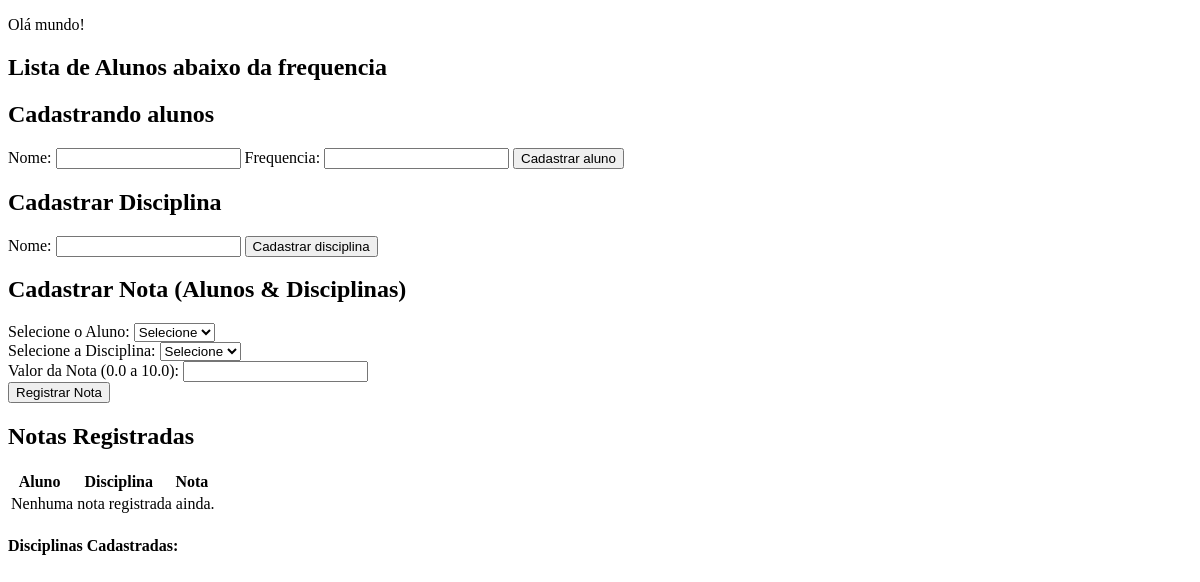
Before: / with the older database file.
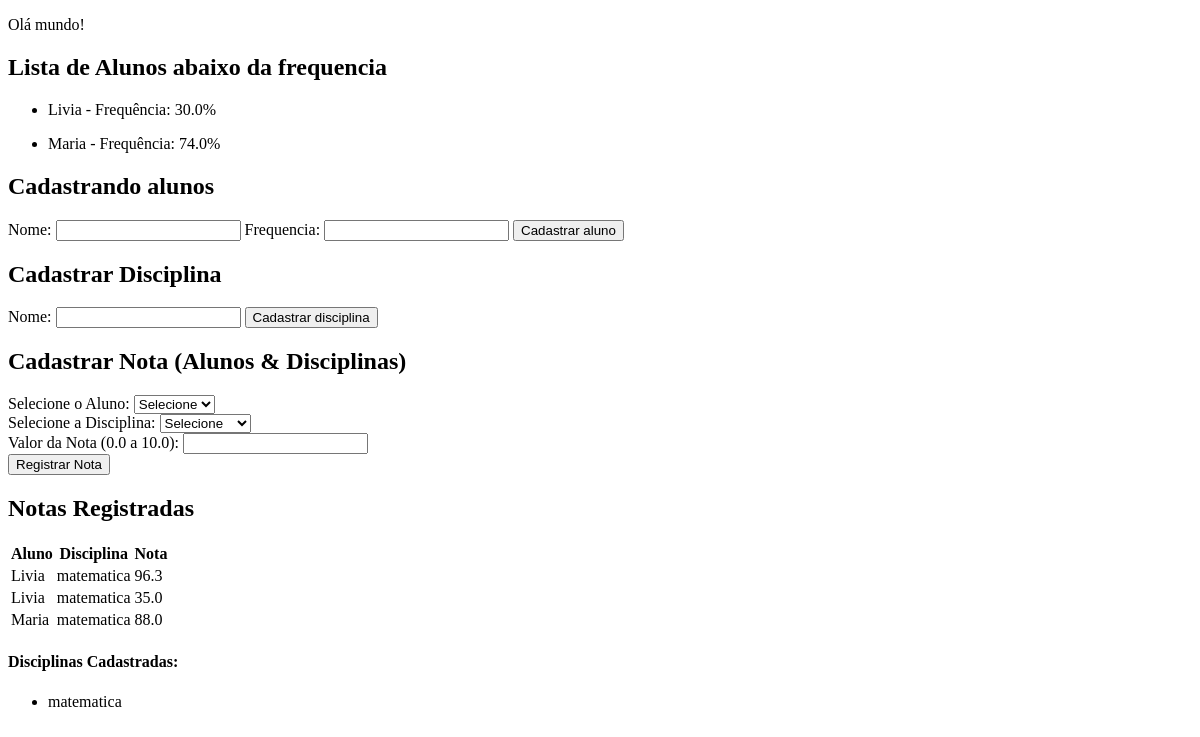
After: the same page with the newer database file.
### app.py (models this page shows)
class Aluno(db.Model):
    alu_id = db.Column(db.Integer, primary_key=True, autoincrement=True)
    alu_nome = db.Column(db.String(100), nullable=False)
    alu_frequencia = db.Column(db.Float, nullable=False)

class Notas(db.Model):
    not_id = db.Column(db.Integer, primary_key=True, autoincrement=True)
    alu_id = db.Column(db.Integer, db.ForeignKey('aluno.alu_id'), nullable=False)
    dis_id = db.Column(db.Integer, db.ForeignKey('disciplina') ,nullable=False)
    not_valor = db.Column(db.Float, nullable=False)
    aluno = db.relationship('Aluno', backref='notas_aluno')
    disciplina = db.relationship('Disciplina', backref='notas_disciplina')

class Disciplina(db.Model):
    dis_id = db.Column(db.Integer, primary_key=True, autoincrement=True)
    dis_nome = db.Column(db.String(100), nullable=False)

### app.py (the view)
@app.route('/')
def index():
    alunos = Aluno.query.all()
    disciplinas = Disciplina.query.all()
    notas = Notas.query.all()
    return render_template('index.html', alunos=alunos, disciplinas=disciplinas, notas=notas)

### templates/index.html (shortened to what this page needs)
<!DOCTYPE html>
<html lang="en">
<head>
</head>
<body>
    <p>Olá mundo!</p>
    <h2>Lista de Alunos abaixo da frequencia</h2>
    <ul>
        {% for aluno in alunos %}
            {% if aluno.alu_frequencia < 75 %}
                <li><p>{{ aluno.alu_nome }} - Frequência: {{ aluno.alu_frequencia }}%</p></li>
            {% endif %}
        {% endfor %}
    </ul>
    <h2>Cadastrando alunos</h2>
<form action="/create_aluno" method="POST">
	<label>Nome: </label>
	<input type="text" name="nome_aluno" required>
	<label>Frequencia: </label>
	<input type="text" name="frequencia" required>
	<button type="submit">Cadastrar aluno</button>
</form>
<h2>Cadastrar Disciplina</h2>
<form action="/create_disciplina" method="POST">
	<label>Nome: </label>
	<input type="text" name="nome_disciplina" required>
	<button type="submit">Cadastrar disciplina</button>
</form>
    <div class="bg-indigo-50 p-6 rounded-lg shadow-inner mb-8">
        <h2 class="text-2xl font-semibold text-indigo-800 mb-4 border-b pb-2">Cadastrar Nota (Alunos & Disciplinas)</h2>
        <form action="/create_nota" method="POST" class="space-y-4">
            <div class="flex flex-col">
                <label for="aluno_id" class="text-sm font-medium text-gray-700 mb-1">Selecione o Aluno:</label>
                <select name="aluno_id" id="aluno_id" required class="p-2 border border-gray-300 rounded-lg focus:ring-indigo-500 focus:border-indigo-500">
                 <option value="">Selecione</option>
                </select>
            </div>
            <div class="flex flex-col">
                <label for="disciplina_id" class="text-sm font-medium text-gray-700 mb-1">Selecione a Disciplina:</label>
                <select name="disciplina_id" id="disciplina_id" required
                        class="p-2 border border-gray-300 rounded-lg focus:ring-indigo-500 focus:border-indigo-500">
                    <option value="">Selecione</option>
                </select>
            </div>
            <div class="flex flex-col">
                <label for="nota_valor" class="text-sm font-medium text-gray-700 mb-1">Valor da Nota (0.0 a 10.0):</label>
                <input type="number" step="0.1" name="nota_valor" id="nota_valor" required min="0"
                       class="p-2 border border-gray-300 rounded-lg focus:ring-indigo-500 focus:border-indigo-500">
            </div>
            <button type="submit" class="w-full bg-indigo-600 text-white p-2 rounded-lg hover:bg-indigo-700 transition duration-150">
                Registrar Nota
            </button>
        </form>
    </div>
    <h2 class="text-2xl font-semibold text-gray-800 mb-4 border-b pb-2">Notas Registradas</h2>
    <div class="overflow-x-auto">
        <table class="min-w-full bg-white rounded-lg shadow-md">
            <thead>
                <tr class="bg-gray-200 text-gray-600 uppercase text-sm leading-normal">
                    <th class="py-3 px-6 text-left">Aluno</th>
                    <th class="py-3 px-6 text-left">Disciplina</th>
                    <th class="py-3 px-6 text-center">Nota</th>
                </tr>
            </thead>
            <tbody class="text-gray-600 text-sm font-light">
                {% for nota in notas %}
                <tr class="border-b border-gray-200 hover:bg-gray-100">
                    <td class="py-3 px-6 text-left whitespace-nowrap">{{ nota.aluno.alu_nome }}</td>
                    <td class="py-3 px-6 text-left">{{ nota.disciplina.dis_nome }}</td>
                    <td class="py-3 px-6 text-center font-bold">{{ nota.not_valor }}</td>
                </tr>
                {% else %}
                <tr>
                    <td colspan="3" class="py-3 px-6 text-center">Nenhuma nota registrada ainda.</td>
                </tr>
                {% endfor %}
            </tbody>
        </table>
    </div>
            <h4 class="text-lg font-semibold mt-6 text-yellow-700">Disciplinas Cadastradas:</h4>
            <ul class="list-disc pl-5 mt-2 space-y-1">
                {% for disciplina in disciplinas %}
                <li class="bg-white p-2 rounded-md shadow-sm">{{ disciplina.dis_nome }}</li>
                {% endfor %}
            </ul>
</body>
</html>

Changed rows visible on the page:
now on this page (row edited): Aluno: alu_nome "Livia", alu_frequencia "30.0"
added Aluno: alu_nome "Maria", alu_frequencia "74.0"
added Notas: aluno.alu_nome "Livia", disciplina.dis_nome "matematica", not_valor "96.3"
added Notas: aluno.alu_nome "Livia", disciplina.dis_nome "matematica", not_valor "35.0"
added Notas: aluno.alu_nome "Maria", disciplina.dis_nome "matematica", not_valor "88.0"
added Disciplina: dis_nome "matematica"
Other visible differences:
text no longer shown: "Nenhuma nota registrada ainda."
